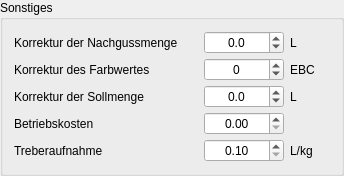
         <widget class="QGroupBox" name="groupBox_20">
          <property name="sizePolicy">
           <sizepolicy hsizetype="Preferred" vsizetype="Fixed">
            <horstretch>0</horstretch>
            <verstretch>0</verstretch>
           </sizepolicy>
          </property>
          <property name="title">
           <string>Sonstiges</string>
          </property>
          <layout class="QGridLayout" name="gridLayout_8">
           <property name="verticalSpacing">
            <number>4</number>
           </property>
           <item row="0" column="2">
            <widget class="DoubleSpinBox" name="tbKorrekturNachguss">
             <property name="minimumSize">
              <size>
               <width>80</width>
               <height>0</height>
              </size>
             </property>
             <property name="toolTip">
              <string>&lt;html&gt;&lt;head/&gt;&lt;body&gt;&lt;p&gt;Ausgehend von der individuellen Anlage, kann hier entgegen der vom Kleinen Brauhelfer im Tab Rezept berechneten &lt;span style=&quot; font-weight:600;&quot;&gt;Nachgussmenge&lt;/span&gt; eine &lt;span style=&quot; font-weight:600;&quot;&gt;Korrektur&lt;/span&gt; nötig sein.&lt;/p&gt;&lt;p&gt;Üblicherweise kann der Korrekturwert erst nach einigen Suden bestimmt werden.&lt;/p&gt;&lt;p&gt;Eine Korrektur kann beispielsweise nötig sein, wenn die &lt;span style=&quot; font-weight:600;&quot;&gt;Stammwürze&lt;/span&gt; oder die &lt;span style=&quot; font-weight:600;&quot;&gt;Ausschlagsmenge&lt;/span&gt; immer mit den gleichen Werten abweichen.&lt;/p&gt;&lt;/body&gt;&lt;/html&gt;</string>
             </property>
             <property name="alignment">
              <set>Qt::AlignmentFlag::AlignCenter</set>
             </property>
             <property name="decimals">
              <number>1</number>
             </property>
             <property name="minimum">
              <double>-9999.000000000000000</double>
             </property>
             <property name="maximum">
              <double>9999.000000000000000</double>
             </property>
             <property name="singleStep">
              <double>0.100000000000000</double>
             </property>
            </widget>
           </item>
           <item row="0" column="3">
            <widget class="QLabel" name="label_9">
             <property name="minimumSize">
              <size>
               <width>40</width>
               <height>0</height>
              </size>
             </property>
             <property name="text">
              <string notr="true">L</string>
             </property>
            </widget>
           </item>
           <item row="1" column="0">
            <widget class="QLabel" name="label_Verdampfung_3">
             <property name="text">
              <string>Korrektur des Farbwertes</string>
             </property>
            </widget>
           </item>
           <item row="1" column="2">
            <widget class="SpinBox" name="tbKorrekturFarbe">
             <property name="toolTip">
              <string>&lt;html&gt;&lt;head/&gt;&lt;body&gt;&lt;p&gt;Hier erfolgt die Korrektur der durchschnittlichen &lt;span style=&quot; font-weight:600;&quot;&gt;Abweichungen&lt;/span&gt; von den im Rezept festgelegten Farbwerten aller Sude.&lt;/p&gt;&lt;p&gt;Üblicherweise kann der Korrekturwert erst nach einigen Suden bestimmt werden.&lt;/p&gt;&lt;p&gt;Der Farbwert von Bier, genauer: die &lt;span style=&quot; font-weight:600;&quot;&gt;Farbstärke&lt;/span&gt;, wird im europäischen Raum in EBC nach der European Brewery Convention angegeben.&lt;/p&gt;&lt;p&gt;Für die &lt;span style=&quot; font-weight:600;&quot;&gt;Farbwertkorrektur&lt;/span&gt; im Kleinen Brauhelfer empfiehlt sich ein farbkorrigierter Bildschirm bei 6.500 Kelvin Tageslicht und einem Gammwert von 1,8. Üblicherweise sind in Europa Monitore mit 2.0 Gamma  kontrastreicher kalibriert, was eine eine exakte Übertragung von Bierfarbe im Glas in ein Computerprogramm schwierig macht. An einem normalen Büro-Bildschirm werden Farbwerte daher nur annähernd richtig dargestellt. Eine exakte Wiedergabe ist Profi-Hard- und Software vorbehalten. Bei Fragen helfen hier Fachforen im Designbereich.&lt;/p&gt;&lt;/body&gt;&lt;/html&gt;</string>
             </property>
             <property name="alignment">
              <set>Qt::AlignmentFlag::AlignCenter</set>
             </property>
             <property name="minimum">
              <number>-99</number>
             </property>
            </widget>
           </item>
           <item row="0" column="1">
            <spacer name="horizontalSpacer">
             <property name="orientation">
              <enum>Qt::Orientation::Horizontal</enum>
             </property>
             <property name="sizeHint" stdset="0">
              <size>
               <width>20</width>
               <height>20</height>
              </size>
             </property>
            </spacer>
           </item>
           <item row="4" column="0">
            <widget class="QLabel" name="lblTreberaufnahme">
             <property name="text">
              <string>Treberaufnahme</string>
             </property>
            </widget>
           </item>
           <item row="4" column="2">
            <widget class="DoubleSpinBox" name="tbTreberaufnahme">
             <property name="toolTip">
              <string>&lt;html&gt;&lt;head/&gt;&lt;body&gt;&lt;p&gt;Wassermenge in &lt;span style=&quot; font-weight:600;&quot;&gt;Liter je kg Schüttung&lt;/span&gt;, die nach dem Läutern im Treber zurückbleibt.&lt;/p&gt;&lt;p&gt;Sie geht in die Berechnung des &lt;span style=&quot; font-weight:600;&quot;&gt;Nachgusses&lt;/span&gt; ein (Wasserberechnung „Nachguss folgt Würzemenge“) bzw. in die &lt;span style=&quot; font-weight:600;&quot;&gt;erwartete Würzemenge&lt;/span&gt; (Wasserberechnung „Faktoren Haupt- und Nachguss“).&lt;/p&gt;&lt;p&gt;Standard ist 0,96 L/kg (bisher fest im Programm). Übliche Werte liegen etwa zwischen 0,8 und 1,0 L/kg (Richtwert, nicht belegt). Gilt nicht für die Anlagentypen Grainfather und Brauheld Pro, die eigene Formeln verwenden.&lt;/p&gt;&lt;/body&gt;&lt;/html&gt;</string>
             </property>
             <property name="alignment">
              <set>Qt::AlignmentFlag::AlignCenter</set>
             </property>
             <property name="decimals">
              <number>2</number>
             </property>
             <property name="minimum">
              <double>0.100000000000000</double>
             </property>
             <property name="maximum">
              <double>5.000000000000000</double>
             </property>
             <property name="singleStep">
              <double>0.010000000000000</double>
             </property>
            </widget>
           </item>
           <item row="4" column="3">
            <widget class="QLabel" name="lblTreberaufnahmeEinheit">
             <property name="text">
              <string notr="true">L/kg</string>
             </property>
            </widget>
           </item>
           <item row="3" column="0">
            <widget class="QLabel" name="lblKosten">
             <property name="text">
              <string>Betriebskosten</string>
             </property>
            </widget>
           </item>
           <item row="3" column="2">
            <widget class="DoubleSpinBox" name="tbKosten">
             <property name="toolTip">
              <string>&lt;html&gt;&lt;head/&gt;&lt;body&gt;&lt;p&gt;Hier sind die &lt;span style=&quot; font-weight:600;&quot;&gt;Betriebskosten&lt;/span&gt; (Pauschalen) für den Sud einzutragen. Dazu gehören &lt;span style=&quot; font-weight:600;&quot;&gt;Strom&lt;/span&gt;, &lt;span style=&quot; font-weight:600;&quot;&gt;Wasser&lt;/span&gt;, &lt;span style=&quot; font-weight:600;&quot;&gt;Gas&lt;/span&gt;.&lt;/p&gt;&lt;p&gt;Aber auch Verschleiß- und Abschreibungskosten der Ausstattung können hier anteilig mit einem Satz individuell festgelegt werden.&lt;/p&gt;&lt;p&gt;Die hier angegebenen Kosten gehen in die Gesamtkosten pro Liter automatisch mit ein.&lt;/p&gt;&lt;/body&gt;&lt;/html&gt;</string>
             </property>
             <property name="alignment">
              <set>Qt::AlignmentFlag::AlignCenter</set>
             </property>
             <property name="decimals">
              <number>2</number>
             </property>
             <property name="minimum">
              <double>0.000000000000000</double>
             </property>
             <property name="maximum">
              <double>999.000000000000000</double>
             </property>
             <property name="singleStep">
              <double>0.010000000000000</double>
             </property>
            </widget>
           </item>
           <item row="0" column="0">
            <widget class="QLabel" name="label_Verdampfung_2">
             <property name="text">
              <string>Korrektur der Nachgussmenge</string>
             </property>
            </widget>
           </item>
           <item row="1" column="3">
            <widget class="QLabel" name="label_6">
             <property name="text">
              <string notr="true">EBC</string>
             </property>
            </widget>
           </item>
           <item row="3" column="3">
            <widget class="QLabel" name="lblCurrency"/>
           </item>
           <item row="2" column="0">
            <widget class="QLabel" name="label_24">
             <property name="text">
              <string>Korrektur der Sollmenge</string>
             </property>
            </widget>
           </item>
           <item row="2" column="3">
            <widget class="QLabel" name="label_25">
             <property name="text">
              <string notr="true">L</string>
             </property>
            </widget>
           </item>
           <item row="2" column="2">
            <widget class="DoubleSpinBox" name="tbKorrekturSollmenge">
             <property name="toolTip">
              <string>&lt;html&gt;&lt;head/&gt;&lt;body&gt;&lt;p&gt;Ausgehend von der individuellen Anlage, kann hier eine &lt;span style=&quot; font-weight:600;&quot;&gt;Korrektur&lt;/span&gt; für die &lt;span style=&quot; font-weight:600;&quot;&gt;Sollmenge&lt;/span&gt; eingetragen werden.&lt;/p&gt;&lt;p&gt;Üblicherweise kann der Korrekturwert erst nach einigen Suden bestimmt werden.&lt;/p&gt;&lt;p&gt;Eine Korrektur kann beispielsweise nötig sein, wenn konstant die gleiche Verlustmenge entsteht und die angepeilte Menge dadurch nicht erreicht wird.&lt;/p&gt;&lt;/body&gt;&lt;/html&gt;</string>
             </property>
             <property name="alignment">
              <set>Qt::AlignmentFlag::AlignCenter</set>
             </property>
             <property name="decimals">
              <number>1</number>
             </property>
             <property name="minimum">
              <double>-9999.000000000000000</double>
             </property>
             <property name="maximum">
              <double>9999.000000000000000</double>
             </property>
             <property name="singleStep">
              <double>0.100000000000000</double>
             </property>
            </widget>
           </item>
          </layout>
         </widget>
